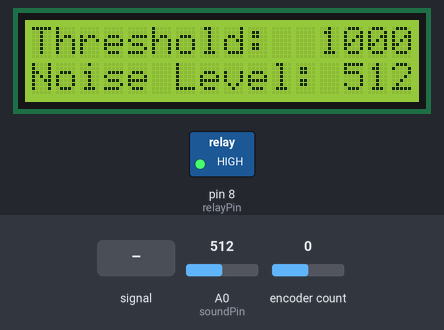
Simulated run of this sketch. Board: Arduino Uno, built with avr-gcc and run on an emulated ATmega328P. On the bench: 16×2 character LCD, switched loads named in the sketch (green lamp = pin HIGH). The test bench sets the inputs (shaded band); at power-on: A0 (soundPin) = 512, encoder count 0.

Above: at 6.2 s.
6.3 s: A0 (soundPin) fed a 200 Hz sine of ±460 counts around its level
At 7.3 s:
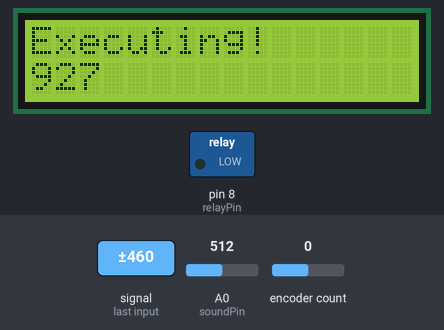
At 12.0 s:
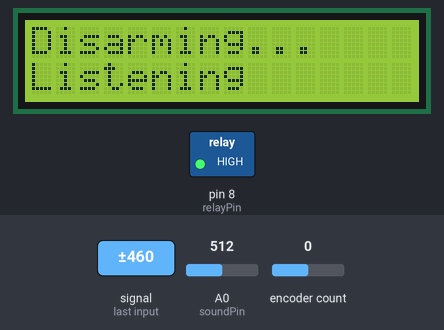
Timing chart, 0 to 13.9 s (numbered marks = the images above; inputs shaded):
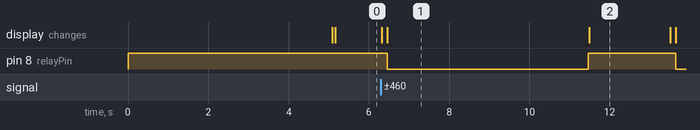

The sketch:

NoiseActuatedRelay.ino
```cpp
//Listens to room noise on analogue mic.If the roomNoiseLevel is  > ThresholdLevel it actuates the  relay
//Otherwise it sets the set to the relay to off and loops.
//Rotary should adjust the thresholdLevel

// Hardware setup:
// Attach a rotary encoder with output pins to D2 and D3.
// The common contact should be attached to ground.

#include "Arduino.h"
#include <Wire.h>
#include <LiquidCrystal_I2C.h>
#include <RotaryEncoder.h>

LiquidCrystal_I2C lcd(0x3F,16,2);  // set the LCD address to 0x27 for a 16 chars and 2 line display
RotaryEncoder encoder(2, 3); // create a RotaryEncoder object and specify the pins so as to adjust thresholdLevel

//Set relayPin Definition
const int relayPin = 8;
//Set soundPin Definition
int soundPin = A0;
//Set roomNoiseLevel
int roomNoiseLevel = 0;
//Set digitalSoundPin
int digitalSoundPin = 7;

int thresholdLevel = 900;   //value is between 0 - 1023

// Define the pins used for the encoder
const int rotaryPin1 = 2; // CLK pin
const int rotaryPin2 = 3; // DT pin
int rotaryCounter = 0;
// Define the initial position
//int rotaryPosition = (thresholdLevel);
#define ROTARYSTEPS 20
#define ROTARYMIN roomNoiseLevel +20   //So that turning it down too far does not set off relay
#define ROTARYMAX 1000  //max value

// Last known rotary position.
int lastPos = -1;

// SETUP
void setup()
{

    encoder.setPosition(thresholdLevel); // or enter a value between 0 - 1023
    pinMode (relayPin, OUTPUT);
    digitalWrite (relayPin, HIGH); //ensure the relay is off on start
    pinMode(rotaryPin1, INPUT_PULLUP);
    pinMode(rotaryPin2, INPUT_PULLUP);

	  //attachInterrupt(rotaryPin1, threshold_isr, CHANGE);

    lcd.init();
    lcd.backlight();
    lcd.setCursor(0, 0);
    lcd.print("Set Up Completed");
    delay (5000);
    lcd.clear(); //clear screen

}

// LOOP
void loop()
{

 //encoder
 encoder.tick();
  // get the current physical position and calc the logical position
  int newPos = encoder.getPosition() * ROTARYSTEPS;
  //Set encoder pos to min if found to be < rotarymin
  if (newPos < ROTARYMIN) {
    encoder.setPosition(ROTARYMIN / ROTARYSTEPS);
    newPos = ROTARYMIN;
  //Set encoder pos to Max if found to be > rotarymax
  } else if (newPos > ROTARYMAX) {
    encoder.setPosition(ROTARYMAX / ROTARYSTEPS);
    newPos = ROTARYMAX;
  }

  if (lastPos != newPos) {
    lastPos = newPos;
    delay(50); // debounce the encoder
  //Print the new position/current threshold
  lcd.clear(); //clear screen
  lcd.setCursor(0,0);
  lcd.print("Threshold:");
  lcd.setCursor(12, 0);
  lcd.print(newPos);
  }

//Start Polling
     // Continuously poll for a noise that > roomNoiseLevel
    roomNoiseLevel = analogRead(soundPin);  //read the value of the soundPin

  if (roomNoiseLevel > thresholdLevel)
  {
    lcd.clear(); //clear screen
    lcd.setCursor(0,0);
    lcd.print("Executing!"); //msg to screen line 1
    lcd.setCursor(0,1);
    lcd.print(roomNoiseLevel); // Print roomNoiseLevel //msg to screen line 2
    digitalWrite (relayPin, LOW); //execute relay
    delay(5000); //holding test switch down for 5 secs
    digitalWrite (relayPin, HIGH); //release switch
    lcd.clear(); //clear screen
    //Serial.print("Disarming.");
    lcd.setCursor(0,0);
    lcd.print("Disarming..."); //msg to screen line 1
    lcd.setCursor(0, 1);
    lcd.print("Listening"); //msg to screen line 2
    delay(2000);
  }
  else {
    digitalWrite (relayPin, HIGH); //ensure the relay is off
    //delay(3000);
    //lcd.print(roomNoiseLevel); // Print roomNoiseLevel
    lcd.setCursor(0, 1);
    lcd.print("Noise Level:");
    lcd.setCursor(13, 1);
    lcd.print(roomNoiseLevel); // Print roomNoiseLevel
  }
}//end loop


//start isr
void threshold_isr() {
//  when all ISR content/functions are left in the loop the rotary encoder works and it adjusts the thresholdLevel.  It does not work when put here in ISR and attach.. is activated in SetUp

}//end ISR
```

Measured:
- after the input at 6.3 s, pin 8 (relayPin): HIGH → LOW after 0.16 s, → HIGH 5.0 s later, → LOW 2.2 s later; the display: first changes at once (image 1 shows a later state)
- what the display in image 1 shows lasts 5.0 s, from 6.5 s to 11.5 s
